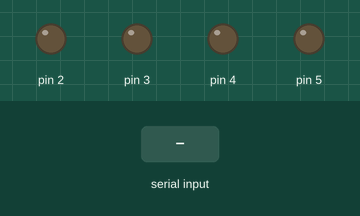
A sketch run on a simulated Arduino Uno, built with avr-gcc and run on an emulated ATmega328P. Parts: output pins drawn as LEDs (lit = HIGH). Inputs (shaded band) come from the test bench.

Above: at 1.2 s.
1.3 s: "U" received over Serial
At 2.5 s:
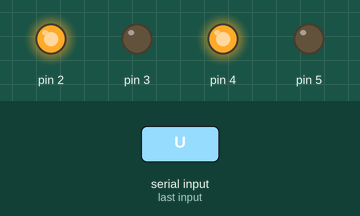
2.8 s: "D" received over Serial
At 3.7 s:
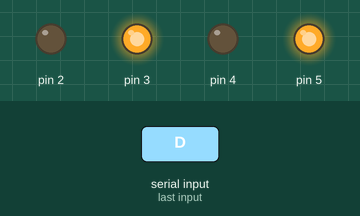
4.3 s: "L" received over Serial
At 4.9 s:
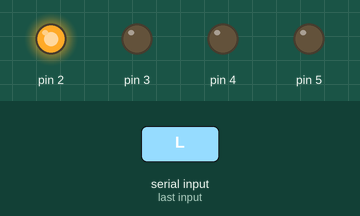
5.8 s: "R" received over Serial
At 7.0 s:
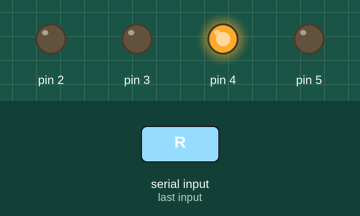
7.3 s: "N" received over Serial
At 8.3 s:
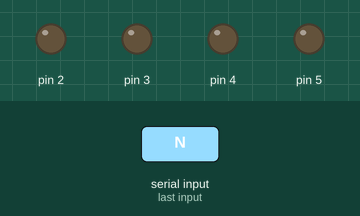
Timing chart, 0 to 9.8 s (numbered marks = the images above; inputs shaded):
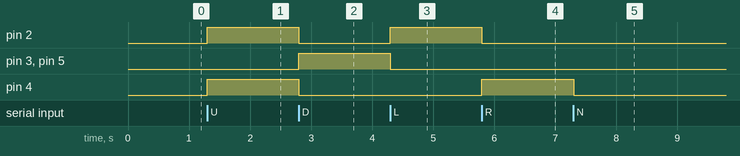

The sketch:

serial.ino
```cpp
int data;
void setup() {
  pinMode(2,OUTPUT);
  pinMode(3,OUTPUT);
  pinMode(4,OUTPUT);
  pinMode(5,OUTPUT);
  Serial.begin(9600);
}

void loop() {
  if(Serial.available() > 0)
  {
    data = Serial.read();
    if(data == 'U')
    {
      digitalWrite(2,HIGH);
      digitalWrite(3,LOW);
      digitalWrite(4,HIGH);
      digitalWrite(5,LOW);
    }
    if(data == 'D')
    {
      digitalWrite(2,LOW);
      digitalWrite(3,HIGH);
      digitalWrite(4,LOW);
      digitalWrite(5,HIGH);
    }
    if(data == 'L')
    {
      digitalWrite(2,HIGH);
      digitalWrite(3,LOW);
      digitalWrite(4,LOW);
      digitalWrite(5,LOW);
    }
    if(data == 'R')
    {
      digitalWrite(2,LOW);
      digitalWrite(3,LOW);
      digitalWrite(4,HIGH);
      digitalWrite(5,LOW);
    }
    if(data == 'N')
    {
      digitalWrite(2,LOW);
      digitalWrite(3,LOW);
      digitalWrite(4,LOW);
      digitalWrite(5,LOW);
    }

  }
}
```

Measured:
- after the input at 1.3 s, pin 2, pin 4: LOW → HIGH at once
- after the input at 2.8 s, pin 2, pin 4: HIGH → LOW at once; pin 3, pin 5: LOW → HIGH at once
- after the input at 4.3 s, pin 2: LOW → HIGH at once; pin 3, pin 5: HIGH → LOW at once
- after the input at 5.8 s, pin 2: HIGH → LOW at once; pin 4: LOW → HIGH at once
- after the input at 7.3 s, pin 4: HIGH → LOW at once
